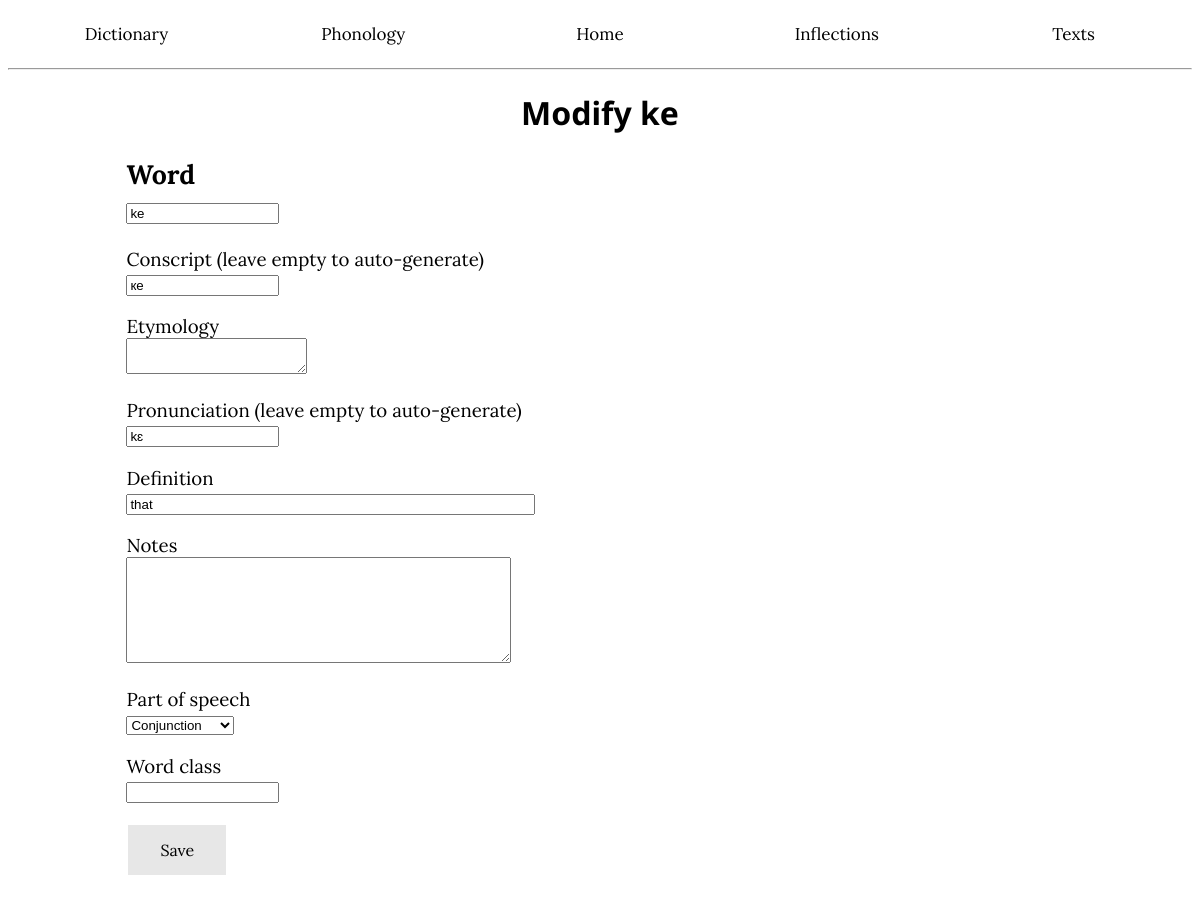
Page /word/ke/edit on the committed database.
### app/models.py (models this page shows, shortened)
class Lexicon(db.Model):
    __tablename__ = 'Lexicon'
    id: so.Mapped[int] = so.mapped_column(primary_key=True)
    word: so.Mapped[str] = so.mapped_column(sa.String(50), index=True)
    pronunciation: so.Mapped[str] = so.mapped_column(sa.String(50), nullable=True)
    conscript: so.Mapped[str] = so.mapped_column(sa.String(50), nullable=True)
    definition: so.Mapped[str] = so.mapped_column(sa.String(255), index=True)
    partofspeech: so.Mapped[str] = so.mapped_column(nullable=True)
    infclass: so.Mapped[str] = so.mapped_column(sa.String(10), nullable=True)
    wordclass: so.Mapped[int] = so.mapped_column(sa.String(1), nullable=True)
    notes: so.Mapped[str] = so.mapped_column(nullable=True)
    etymology: so.Mapped[str] = so.mapped_column(nullable=True)
    irregular: so.Mapped[bool] = so.mapped_column()

### app/routes.py (the view, shortened to what this page needs)
@app.route('/word/<name>/edit', methods=['GET', 'POST'])
def modifyword(name):
    pos = ['Adjective', 'Adverb', 'Conjunction', 'Demonstrative', 'Interrogative', 'Noun', 'Numeral', 'Pronoun',
           'Proper noun', 'Verb']
    match = Lexicon.query.filter(Lexicon.word == name).first()
    originalid = match.id
    form = createWord(obj=match)
    inf = []
    irf = []
    SG = ""
    PL = ""
    if match.partofspeech == "Verb":
        for inflection in VerbInflections.query.filter(VerbInflections.irregular == 0).all():
            inf.append(inflection)
    if match.irregular == 1:
        irf = []
        if match.partofspeech == "Verb":
            for aspect in ['Present', 'Past Perfect', 'Future', 'Future Perfect', 'Subjunctive', 'Presumptive',
                           'Imperative']:
                m2 = (VerbInflections.query.filter(VerbInflections.aspect == (match.word + " " + aspect)).first())
                irf.append(m2)
        elif match.partofspeech == "Noun":
            SG = (NounInflections.query.filter(NounInflections.number == (match.word + " SG")).first())
            PL = (NounInflections.query.filter(NounInflections.number == (match.word + " PL")).first())
    else:
        if match.partofspeech == "Verb":
            placeholder = VerbInflections("temp", 1, "NA", "", "", "")
            irf = [placeholder] * 7
        elif match.partofspeech == "Noun":
            placeholder = NounInflections(match.word + "temp", 1, "", "", "", "", "")
            irf = [placeholder] * 2
    return render_template('modifyword.html', word=match, form=form, pos=pos, inf=inf, irf=irf, SG=SG, PL=PL)

### app/forms.py
class createWord(FlaskForm):
    word = StringField('Word', validators=[DataRequired(), lengthcheck(max=50)])
    wordclass = StringField('Word class', validators=[Optional(), isint])
    pronunciation = StringField('Pronunciation (leave empty to auto-generate)', validators=[Optional(), lengthcheck(max=50)])
    conscript = StringField('Conscript (leave empty to auto-generate)', validators=[Optional(), lengthcheck(max=50)])
    definition = StringField('Definition', validators=[DataRequired(), lengthcheck(max=255)])
    notes = TextAreaField('Notes', validators=[Optional()])
    etymology = TextAreaField('Etymology', validators=[Optional()])
    inflection = StringField('Inflection', validators=[Optional()])
    irregular = BooleanField('Irregular', validators=[Optional()])
    csubmit = SubmitField('Create')
    esubmit = SubmitField('Save')

### app/templates/modifyword.html (shortened to what this page needs)
<!DOCTYPE html>
<html lang="en">
<head>
</head>
<body>
{% extends "base.html" %}
{% block content %}
    <h1>Modify {{ word.word }}</h1>
    <form action="" method="post" novalidate>
            <h2>
                {{ form.word.label }}<br>{{ form.word(size=16) }}
            </h2>
            <p> {{ form.conscript.label }}<br>{{ form.conscript(size=16) }}
            </p>
        <p> {{ form.etymology.label }}<br>{{ form.etymology(size=16) }}
            </p>
        <p> {{ form.pronunciation.label }}<br>{{ form.pronunciation(size=16) }}
            </p>
            <p>
                {{ form.definition.label }}<br>{{ form.definition(size=48) }}
            </p>
        <p> {{ form.notes.label }}<br>{{ form.notes(style="height: 100px; width: 40%; word-wrap: break-word; word-break: break-all;") }}
            </p>
            <p>
                Part of speech<br>
                <select name="posselect">
                    {% for n in pos %}
                        {% if n == word.partofspeech %}
                            <option value="{{n}}" SELECTED>{{ n }}</option>
                        {% else %}
                            <option value="{{n}}">{{ n }}</option>
                        {% endif %}
                    {% endfor %}
                </select>
            </p>
            <p> {{ form.wordclass.label }}<br>{{ form.wordclass(size=16) }}
            </p>
        <p> {{ form.esubmit(class_="grb") }} </p>
    </form>
{% endblock %}

### app/static/style.css (style rules this page uses)
p, th, td { color: black; font-family: "Lora", serif; font-size: 14pt; font-weight: 400; text-align: left; margin-left: 10%; margin-right: 10%; }
h1 { color: black; font-family: "Noto Sans", sans-serif; font-size: 24pt; text-align: center; font-weight: 700; margin-left: 20%; margin-right: 20%; }
h2 { color: black; font-family: "Lora", sans-serif; font-size: 20pt; text-align: left; font-weight: 700; margin-left: 10%; margin-right: 10%; }
.grb { background-color: #e7e7e7; border: none; color: black; padding: 15px 32px; text-align: center; text-decoration: none; display: inline-block; font-size: 16px; margin: 4px 2px; cursor: pointer; font-family: "Lora", serif }

### rows in the picture
Lexicon: word "ke", conscript "ке", pronunciation "kɛ", definition "that", posselect "Conjunction"
